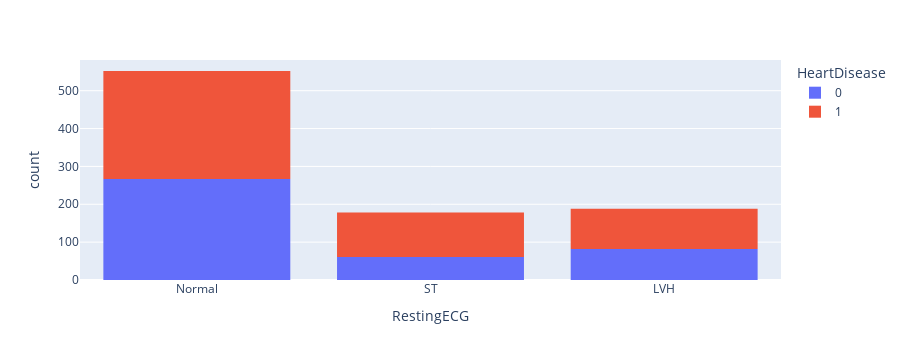

Source (notebook cell):
### Code cell
px.histogram(df, 'RestingECG', color = 'HeartDisease')

### Figure 1 — Plotly figure (JSON) as saved in the notebook; plotly's stock layout.template omitted (floating-point values rounded to 4 significant figures; data arrays with more than 128 entries replaced by an {"elided": "..."} marker saying what was removed)
{"data": [{"alignmentgroup": "True", "bingroup": "x", "hovertemplate": "HeartDisease=0<br>RestingECG=%{x}<br>count=%{y}<extra></extra>", "legendgroup": "0", "marker": {"color": "#636efa", "pattern": {"shape": ""}}, "name": "0", "offsetgroup": "0", "orientation": "v", "showlegend": true, "type": "histogram", "x": {"elided": "410 str values"}, "xaxis": "x", "yaxis": "y"}, {"alignmentgroup": "True", "bingroup": "x", "hovertemplate": "HeartDisease=1<br>RestingECG=%{x}<br>count=%{y}<extra></extra>", "legendgroup": "1", "marker": {"color": "#EF553B", "pattern": {"shape": ""}}, "name": "1", "offsetgroup": "1", "orientation": "v", "showlegend": true, "type": "histogram", "x": {"elided": "508 str values"}, "xaxis": "x", "yaxis": "y"}], "layout": {"barmode": "relative", "height": 360, "legend": {"title": {"text": "HeartDisease"}, "tracegroupgap": 0}, "margin": {"t": 60}, "xaxis": {"anchor": "y", "autorange": true, "domain": [0, 1], "range": [-0.5, 2.5], "title": {"text": "RestingECG"}, "type": "category"}, "yaxis": {"anchor": "x", "autorange": true, "domain": [0, 1], "range": [0, 581.1], "title": {"text": "count"}}}}
